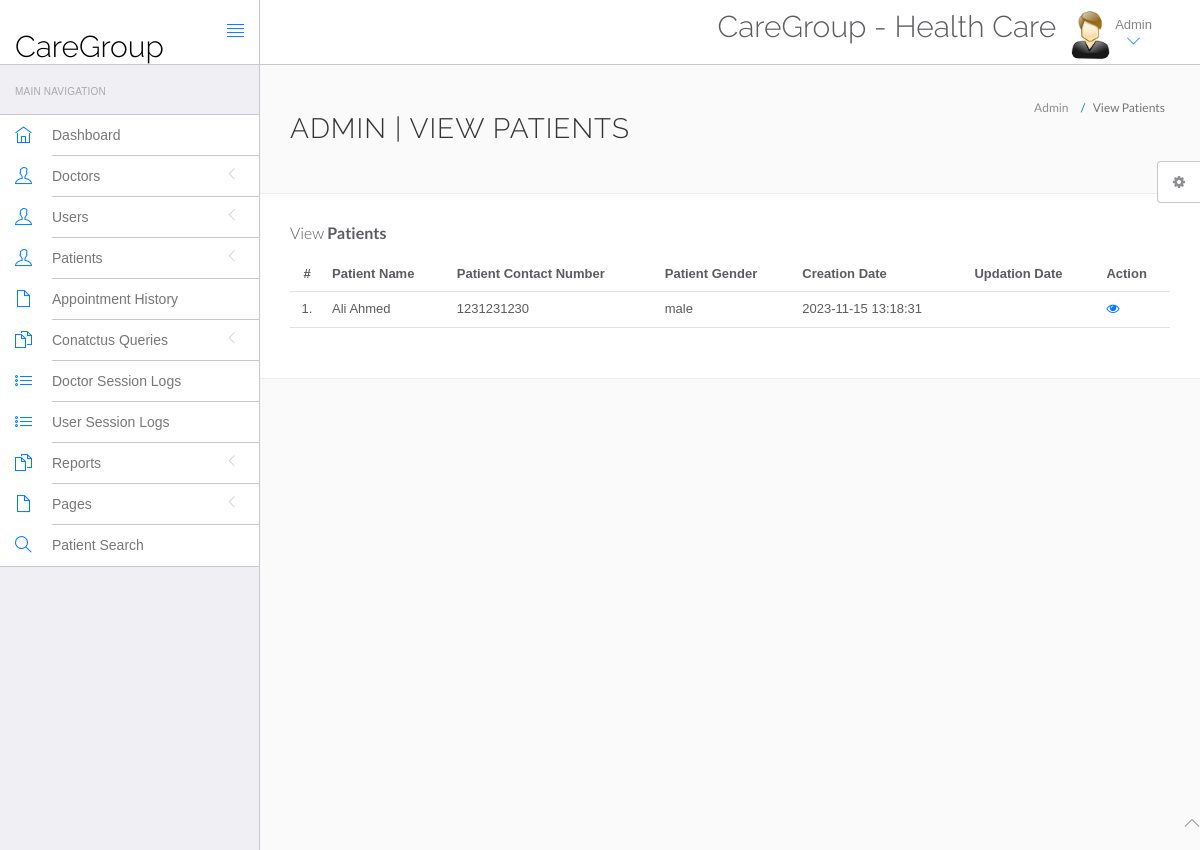
/hospital/hms/admin/manage-patient.php (signed in), run on the app's committed database.
### tables this page shows
CREATE TABLE `tblpatient` (
  `ID` int(10) NOT NULL,
  `Docid` int(10) DEFAULT NULL,
  `PatientName` varchar(200) DEFAULT NULL,
  `PatientContno` bigint(10) DEFAULT NULL,
  `PatientEmail` varchar(200) DEFAULT NULL,
  `PatientGender` varchar(50) DEFAULT NULL,
  `PatientAdd` mediumtext DEFAULT NULL,
  `PatientAge` int(10) DEFAULT NULL,
  `PatientMedhis` mediumtext DEFAULT NULL,
  `CreationDate` timestamp NULL DEFAULT current_timestamp(),
  `UpdationDate` timestamp NULL DEFAULT NULL ON UPDATE current_timestamp()
);

### hospital/hms/admin/manage-patient.php (the view, shortened to what this page needs)
<?php
include('include/config.php');
if(strlen($_SESSION['id']==0)) {
 header('location:logout.php');
  } else{
?>
<!DOCTYPE html>
<html lang="en">
	<head>
		<link rel="stylesheet" href="vendor/bootstrap/css/bootstrap.min.css">
		<link rel="stylesheet" href="vendor/fontawesome/css/font-awesome.min.css">
		<link rel="stylesheet" href="vendor/themify-icons/themify-icons.min.css">
		<link href="vendor/animate.css/animate.min.css" rel="stylesheet" media="screen">
		<link href="vendor/perfect-scrollbar/perfect-scrollbar.min.css" rel="stylesheet" media="screen">
		<link href="vendor/switchery/switchery.min.css" rel="stylesheet" media="screen">
		<link href="vendor/bootstrap-touchspin/jquery.bootstrap-touchspin.min.css" rel="stylesheet" media="screen">
		<link href="vendor/select2/select2.min.css" rel="stylesheet" media="screen">
		<link href="vendor/bootstrap-datepicker/bootstrap-datepicker3.standalone.min.css" rel="stylesheet" media="screen">
		<link href="vendor/bootstrap-timepicker/bootstrap-timepicker.min.css" rel="stylesheet" media="screen">
		<link rel="stylesheet" href="assets/css/styles.css">
		<link rel="stylesheet" href="assets/css/plugins.css">
		<link rel="stylesheet" href="assets/css/themes/theme-1.css" id="skin_color" />
	</head>
	<body>
		<div id="app">
<?php include('include/sidebar.php');?>
<div class="app-content">
<?php include('include/header.php');?>
<div class="main-content" >
<div class="wrap-content container" id="container">
<section id="page-title">
<div class="row">
<div class="col-sm-8">
<h1 class="mainTitle">Admin | View Patients</h1>
</div>
<ol class="breadcrumb">
<li>
<span>Admin</span>
</li>
<li class="active">
<span>View Patients</span>
</li>
</ol>
</div>
</section>
<div class="container-fluid container-fullw bg-white">
<div class="row">
<div class="col-md-12">
<h5 class="over-title margin-bottom-15">View <span class="text-bold">Patients</span></h5>
<table class="table table-hover" id="sample-table-1">
<thead>
<tr>
<th class="center">#</th>
<th>Patient Name</th>
<th>Patient Contact Number</th>
<th>Patient Gender </th>
<th>Creation Date </th>
<th>Updation Date </th>
<th>Action</th>
</tr>
</thead>
<tbody>
<?php
$sql=mysqli_query($con,"select * from tblpatient");
$cnt=1;
while($row=mysqli_fetch_array($sql))
{
?>
<tr>
<td class="center"><?php echo $cnt;?>.</td>
<td class="hidden-xs"><?php echo $row['PatientName'];?></td>
<td><?php echo $row['PatientContno'];?></td>
<td><?php echo $row['PatientGender'];?></td>
<td><?php echo $row['CreationDate'];?></td>
<td><?php echo $row['UpdationDate'];?>
</td>
<td>
<a href="view-patient.php?viewid=<?php echo $row['ID'];?>"><i class="fa fa-eye"></i></a>
</td>
</tr>
<?php
$cnt=$cnt+1;
 }?></tbody>
</table>
</div>
</div>
</div>
</div>
</div>
</div>
</div>
	<?php include('include/footer.php');?>
	<?php include('include/setting.php');?>
	</body>
</html>
<?php } ?>

### hospital/hms/admin/assets/css/themes/theme-1.css (style rules this page uses)
body { background: #FAFAFA; }

### data on the page
tblpatient: PatientName "Ali Ahmed", PatientContno "1231231230", PatientGender "male", CreationDate "2023-11-15 13:18:31"
